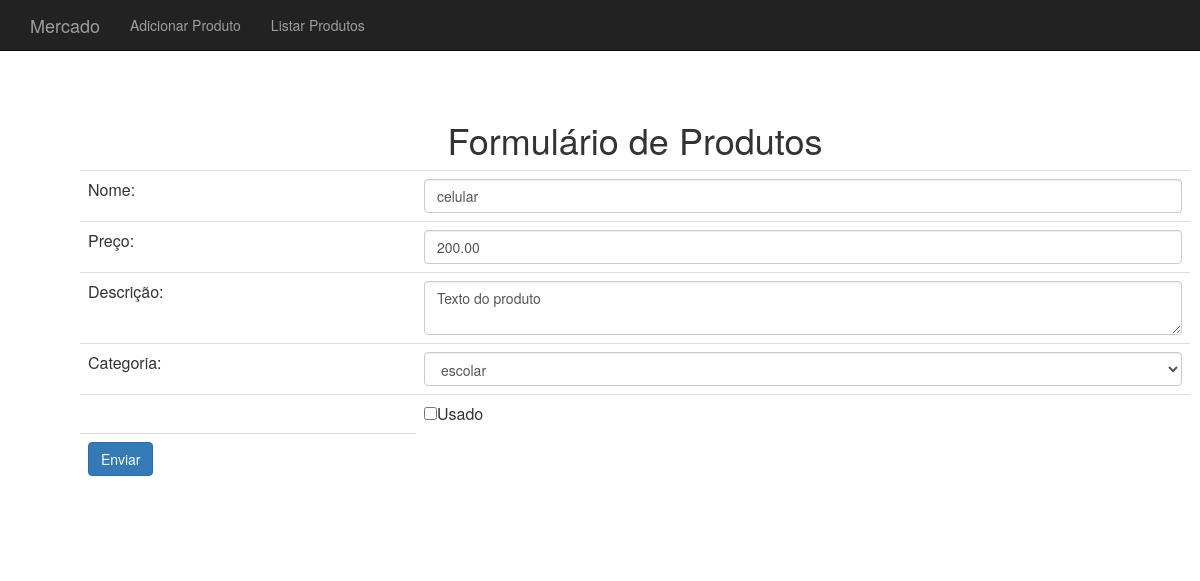
Page /produto-altera-formulario.php?id=6 on the committed database.
### tables this page shows
CREATE TABLE `produtos` (
  `id` int(11) NOT NULL,
  `nome` varchar(255) DEFAULT NULL,
  `preco` decimal(10,2) DEFAULT NULL,
  `descricao` text,
  `categoria_id` int(11) DEFAULT NULL,
  `usado` tinyint(1) DEFAULT '0'
);

### banco-produto.php (called while the page is built, shortened)
<?php
function buscaProdutos($conexao, $id){
	$query = "select * from produtos where id = {$id}";
	$resultado = mysqli_query($conexao, $query);
	return mysqli_fetch_assoc($resultado);
}
?>

### banco-categoria.php (called while the page is built)
<?php
function listaCategorias($conexao){
	$categorias = array();
	$resultado = mysqli_query($conexao, "select * from categorias");
	while($categoria = mysqli_fetch_assoc($resultado)){
		array_push($categorias, $categoria);
	}
	return $categorias;
}
?>

### produto-altera-formulario.php (the view, shortened to what this page needs)
<?php include("cabecalho.php"); ?>
<?php include("banco-categoria.php"); ?>
<?php include("banco-produto.php"); ?>
<?php include("conecta.php"); ?>
<?php
$id = $_GET["id"];
$produto = buscaProdutos($conexao, $id);
$categorias =listaCategorias($conexao);
$usado = $produto['usado'] ? "checked='checked'" : "";
?>
			<h1>Formulário de Produtos</h1>
			<table class="table">
			<form action="altera-produto.php" method="post">
			<tr>
			<td>Nome:</td>
			<td><input class="form-control" type="text" name="nome" value="<?php echo $produto['nome'];?>"></td>
			</tr>
			<tr>
			<td>Preço:</td>
			<td><input class="form-control" type="number" name="preco" value="<?php echo $produto['preco'];?>"></td>
			</tr>
			<tr>
			<td>Descrição:</td>
			<td><textarea name="descricao" class="form-control"><?php echo $produto['descricao'];?>
			</textarea></td>
			</tr>
			<tr>
			<td>Categoria:</td>
			<td>
				<select name="categoria_id" class="form-control">
			<?php foreach($categorias as $categoria):?>
				<?php
				$essaEhcategoria = $produto['categoria_id'] == $categoria['id'];
				$selecao = $essaEhcategoria ? "selected='selected'" : "";
				?>
				<option value="<?php echo $categoria['id'];?>" <?php echo $selecao;?>>
						<?php echo $categoria["nome"];?>
					</option>
			<?php endforeach;?>
				</select>
			</td>
			</tr>
			<tr>
			<td></td>
			<td><input type="checkbox" name="usado" value="true" <?php echo $usado;?>>Usado</td>
			</tr>
			<tr>
			<td><input class="btn btn-primary" type="submit"  value="Enviar"></td>
			</tr>
			</form>
			</table>
<?php include("rodape.php"); ?>

### css/mercado.css (style rules this page uses)
body { padding: 50px; }

### rows in the picture
produtos: nome "celular", preco "200.00", descricao "Texto do produto"

### other values in the picture
form field categoria_id "escolar"
